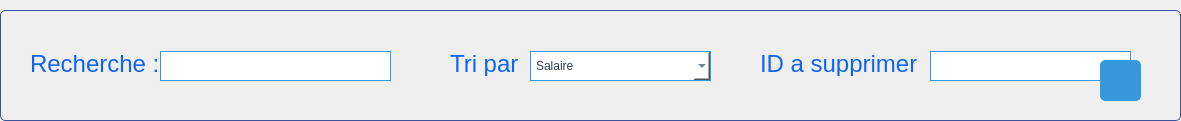
         <widget class="QGroupBox" name="groupBox_22">
          <property name="geometry">
           <rect>
            <x>110</x>
            <y>100</y>
            <width>1181</width>
            <height>121</height>
           </rect>
          </property>
          <property name="styleSheet">
           <string notr="true">QGroupBox {
    border: 1px solid #3a539b; /* Darker blue */
    border-radius: 5px;
    margin-top: 10px;
}

QGroupBox::title {
    subcontrol-origin: margin;
    subcontrol-position: top center;
    padding: 5px;
    color: #3a539b; /* Darker blue */
    font-weight: bold;
}

QLabel {
    color: #0F65F1; /* Medium blue */
    font-size: 24px; /* Larger font size */
    font-family: &quot;Candara&quot;, sans-serif; /* Different font family */
}

QComboBox {
    background-color: #ffffff; /* Light white background */
    border: 1px solid #3498db; /* Medium blue */
    padding: 5px;
    color: #2c3e50; /* Dark gray text */
    selection-background-color: #3498db; /* Medium blue */
}

QLineEdit {
    background-color: #ffffff; /* Light white background */
    border: 1px solid #3498db; /* Medium blue */
    padding: 5px;
    color: #2c3e50; /* Dark gray text */
}

QDateEdit {
    background-color: #ffffff; /* Light white background */
    border: 1px solid #3498db; /* Medium blue */
    padding: 5px;
    color: #2c3e50; /* Dark gray text */
}

QPushButton {
    background-color: #3498db; /* Medium blue */
    color: #ffffff; /* White text */
    border: 1px solid #3498db; /* Medium blue */
    padding: 12px 24px; /* Larger padding */
    border-radius: 5px;
    font-family: &quot;Cambria&quot;, serif; /* Different font family */
    font-size: 20px; /* Larger font size */
}

QPushButton:hover {
    background-color: #2980b9; /* Darker hover color */
    border: 1px solid #2980b9; /* Darker hover color */
}
</string>
          </property>
          <property name="title">
           <string/>
          </property>
          <widget class="QLineEdit" name="recherche_emp">
           <property name="geometry">
            <rect>
             <x>160</x>
             <y>51</y>
             <width>231</width>
             <height>30</height>
            </rect>
           </property>
          </widget>
          <widget class="QLabel" name="label_121">
           <property name="geometry">
            <rect>
             <x>30</x>
             <y>51</y>
             <width>211</width>
             <height>25</height>
            </rect>
           </property>
           <property name="text">
            <string>Recherche :</string>
           </property>
          </widget>
          <widget class="QLabel" name="label_122">
           <property name="geometry">
            <rect>
             <x>450</x>
             <y>51</y>
             <width>72</width>
             <height>25</height>
            </rect>
           </property>
           <property name="text">
            <string>Tri par :</string>
           </property>
          </widget>
          <widget class="QComboBox" name="tri_emp">
           <property name="geometry">
            <rect>
             <x>530</x>
             <y>51</y>
             <width>181</width>
             <height>30</height>
            </rect>
           </property>
           <item>
            <property name="text">
             <string>Salaire</string>
            </property>
           </item>
           <item>
            <property name="text">
             <string>DOB</string>
            </property>
           </item>
           <item>
            <property name="text">
             <string>Nom</string>
            </property>
           </item>
          </widget>
          <widget class="QLabel" name="label_123">
           <property name="geometry">
            <rect>
             <x>760</x>
             <y>51</y>
             <width>161</width>
             <height>25</height>
            </rect>
           </property>
           <property name="text">
            <string>ID a supprimer :</string>
           </property>
          </widget>
          <widget class="QLineEdit" name="emp_a_supp">
           <property name="geometry">
            <rect>
             <x>930</x>
             <y>51</y>
             <width>201</width>
             <height>30</height>
            </rect>
           </property>
          </widget>
          <widget class="QPushButton" name="supprimer_emp">
           <property name="geometry">
            <rect>
             <x>1100</x>
             <y>60</y>
             <width>41</width>
             <height>41</height>
            </rect>
           </property>
           <property name="text">
            <string/>
           </property>
           <property name="icon">
            <iconset>
             <normaloff>../../../Downloads/icons8-trash-50.png</normaloff>../../../Downloads/icons8-trash-50.png</iconset>
           </property>
           <property name="iconSize">
            <size>
             <width>25</width>
             <height>25</height>
            </size>
           </property>
          </widget>
         </widget>
